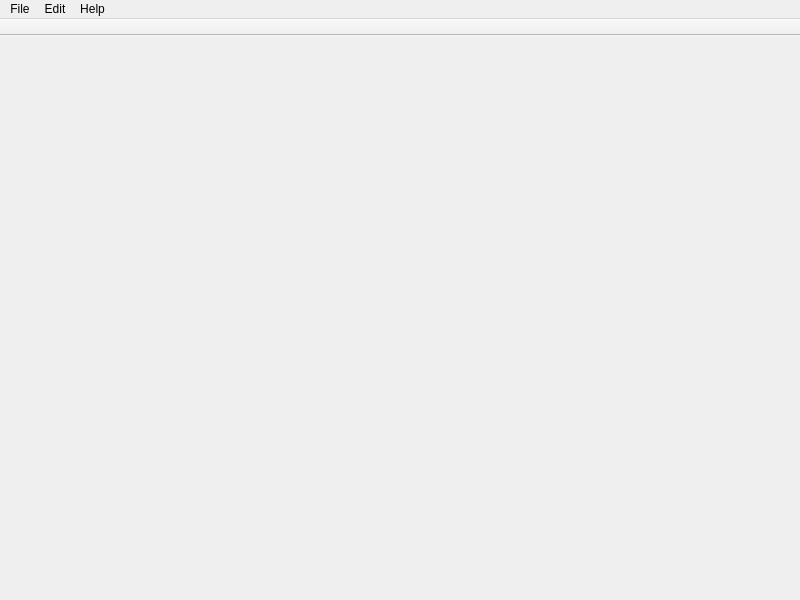
<?xml version="1.0" encoding="UTF-8"?>
<ui version="4.0">
 <class>MainWindow</class>
 <widget class="QMainWindow" name="MainWindow">
  <property name="geometry">
   <rect>
    <x>0</x>
    <y>0</y>
    <width>800</width>
    <height>600</height>
   </rect>
  </property>
  <property name="windowTitle">
   <string>MainWindow</string>
  </property>
  <property name="dockNestingEnabled">
   <bool>true</bool>
  </property>
  <widget class="QWidget" name="centralwidget">
   <layout class="QGridLayout" name="gridLayout">
    <property name="leftMargin">
     <number>0</number>
    </property>
    <property name="topMargin">
     <number>0</number>
    </property>
    <property name="rightMargin">
     <number>0</number>
    </property>
    <property name="bottomMargin">
     <number>0</number>
    </property>
    <property name="horizontalSpacing">
     <number>0</number>
    </property>
   </layout>
  </widget>
  <widget class="QMenuBar" name="menubar">
   <property name="geometry">
    <rect>
     <x>0</x>
     <y>0</y>
     <width>800</width>
     <height>22</height>
    </rect>
   </property>
   <widget class="QMenu" name="menuFile">
    <property name="title">
     <string>File</string>
    </property>
    <addaction name="actionNew"/>
    <addaction name="actionOpen"/>
    <addaction name="actionSave"/>
    <addaction name="actionSaveAs"/>
   </widget>
   <widget class="QMenu" name="menuEdit">
    <property name="title">
     <string>Edit</string>
    </property>
    <addaction name="actionProgSet"/>
    <addaction name="actionProjSet"/>
   </widget>
   <widget class="QMenu" name="menuHelp">
    <property name="title">
     <string>Help</string>
    </property>
    <addaction name="actionAbout"/>
   </widget>
   <addaction name="menuFile"/>
   <addaction name="menuEdit"/>
   <addaction name="menuHelp"/>
  </widget>
  <widget class="QToolBar" name="toolBar">
   <property name="windowTitle">
    <string>toolBar</string>
   </property>
   <property name="movable">
    <bool>false</bool>
   </property>
   <property name="floatable">
    <bool>false</bool>
   </property>
   <attribute name="toolBarArea">
    <enum>TopToolBarArea</enum>
   </attribute>
   <attribute name="toolBarBreak">
    <bool>false</bool>
   </attribute>
  </widget>
  <action name="actionNew">
   <property name="text">
    <string>New</string>
   </property>
  </action>
  <action name="actionOpen">
   <property name="text">
    <string>Open</string>
   </property>
  </action>
  <action name="actionSaveAs">
   <property name="text">
    <string>Save As</string>
   </property>
  </action>
  <action name="actionSave">
   <property name="text">
    <string>Save</string>
   </property>
  </action>
  <action name="actionProject_Size">
   <property name="text">
    <string>Project Size</string>
   </property>
  </action>
  <action name="actionProgSet">
   <property name="text">
    <string>Program Setting</string>
   </property>
  </action>
  <action name="actionProjSet">
   <property name="text">
    <string>Project Setting</string>
   </property>
  </action>
  <action name="actionAbout">
   <property name="text">
    <string>About</string>
   </property>
  </action>
 </widget>
 <resources/>
 <connections/>
</ui>
